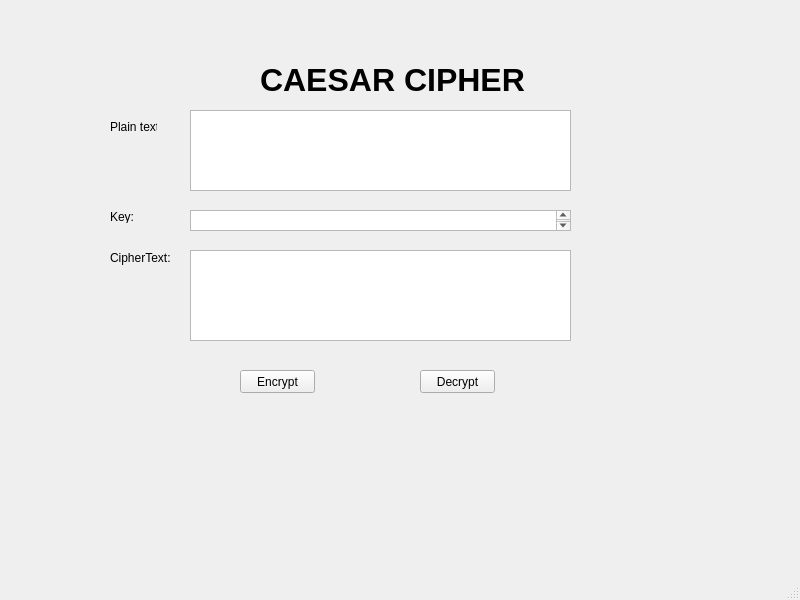
<?xml version="1.0" encoding="UTF-8"?>
<ui version="4.0">
 <class>MainWindow</class>
 <widget class="QMainWindow" name="MainWindow">
  <property name="geometry">
   <rect>
    <x>0</x>
    <y>0</y>
    <width>800</width>
    <height>600</height>
   </rect>
  </property>
  <property name="windowTitle">
   <string>MainWindow</string>
  </property>
  <widget class="QWidget" name="centralwidget">
   <widget class="QLabel" name="label">
    <property name="geometry">
     <rect>
      <x>260</x>
      <y>60</y>
      <width>271</width>
      <height>41</height>
     </rect>
    </property>
    <property name="sizePolicy">
     <sizepolicy hsizetype="Preferred" vsizetype="Preferred">
      <horstretch>0</horstretch>
      <verstretch>0</verstretch>
     </sizepolicy>
    </property>
    <property name="mouseTracking">
     <bool>true</bool>
    </property>
    <property name="tabletTracking">
     <bool>false</bool>
    </property>
    <property name="acceptDrops">
     <bool>false</bool>
    </property>
    <property name="autoFillBackground">
     <bool>false</bool>
    </property>
    <property name="frameShadow">
     <enum>QFrame::Plain</enum>
    </property>
    <property name="lineWidth">
     <number>1</number>
    </property>
    <property name="midLineWidth">
     <number>0</number>
    </property>
    <property name="text">
     <string>&lt;html&gt;&lt;head/&gt;&lt;body&gt;&lt;p&gt;&lt;span style=&quot; font-size:24pt; font-weight:600;&quot;&gt;CAESAR CIPHER&lt;/span&gt;&lt;/p&gt;&lt;/body&gt;&lt;/html&gt;</string>
    </property>
    <property name="scaledContents">
     <bool>false</bool>
    </property>
    <property name="wordWrap">
     <bool>false</bool>
    </property>
    <property name="openExternalLinks">
     <bool>false</bool>
    </property>
    <property name="textInteractionFlags">
     <set>Qt::LinksAccessibleByMouse</set>
    </property>
   </widget>
   <widget class="QLabel" name="label_2">
    <property name="geometry">
     <rect>
      <x>110</x>
      <y>120</y>
      <width>47</width>
      <height>13</height>
     </rect>
    </property>
    <property name="text">
     <string>&lt;html&gt;&lt;head/&gt;&lt;body&gt;&lt;p&gt;Plain text:&lt;/p&gt;&lt;/body&gt;&lt;/html&gt;</string>
    </property>
   </widget>
   <widget class="QPlainTextEdit" name="plainTextEdit">
    <property name="geometry">
     <rect>
      <x>190</x>
      <y>110</y>
      <width>381</width>
      <height>81</height>
     </rect>
    </property>
   </widget>
   <widget class="QPushButton" name="pushButton">
    <property name="geometry">
     <rect>
      <x>240</x>
      <y>370</y>
      <width>75</width>
      <height>23</height>
     </rect>
    </property>
    <property name="text">
     <string>Encrypt</string>
    </property>
   </widget>
   <widget class="QPushButton" name="pushButton_2">
    <property name="geometry">
     <rect>
      <x>420</x>
      <y>370</y>
      <width>75</width>
      <height>23</height>
     </rect>
    </property>
    <property name="text">
     <string>Decrypt</string>
    </property>
   </widget>
   <widget class="QPlainTextEdit" name="plainTextEdit_2">
    <property name="geometry">
     <rect>
      <x>190</x>
      <y>210</y>
      <width>381</width>
      <height>21</height>
     </rect>
    </property>
   </widget>
   <widget class="QPlainTextEdit" name="plainTextEdit_3">
    <property name="geometry">
     <rect>
      <x>190</x>
      <y>250</y>
      <width>381</width>
      <height>91</height>
     </rect>
    </property>
   </widget>
   <widget class="QLabel" name="label_3">
    <property name="geometry">
     <rect>
      <x>110</x>
      <y>210</y>
      <width>47</width>
      <height>13</height>
     </rect>
    </property>
    <property name="text">
     <string>&lt;html&gt;&lt;head/&gt;&lt;body&gt;&lt;p&gt;Key:&lt;/p&gt;&lt;/body&gt;&lt;/html&gt;</string>
    </property>
   </widget>
   <widget class="QLabel" name="label_4">
    <property name="geometry">
     <rect>
      <x>110</x>
      <y>250</y>
      <width>61</width>
      <height>16</height>
     </rect>
    </property>
    <property name="text">
     <string>&lt;html&gt;&lt;head/&gt;&lt;body&gt;&lt;p&gt;CipherText:&lt;/p&gt;&lt;/body&gt;&lt;/html&gt;</string>
    </property>
   </widget>
  </widget>
  <widget class="QMenuBar" name="menubar">
   <property name="geometry">
    <rect>
     <x>0</x>
     <y>0</y>
     <width>800</width>
     <height>21</height>
    </rect>
   </property>
  </widget>
  <widget class="QStatusBar" name="statusbar"/>
 </widget>
 <resources/>
 <connections/>
</ui>
